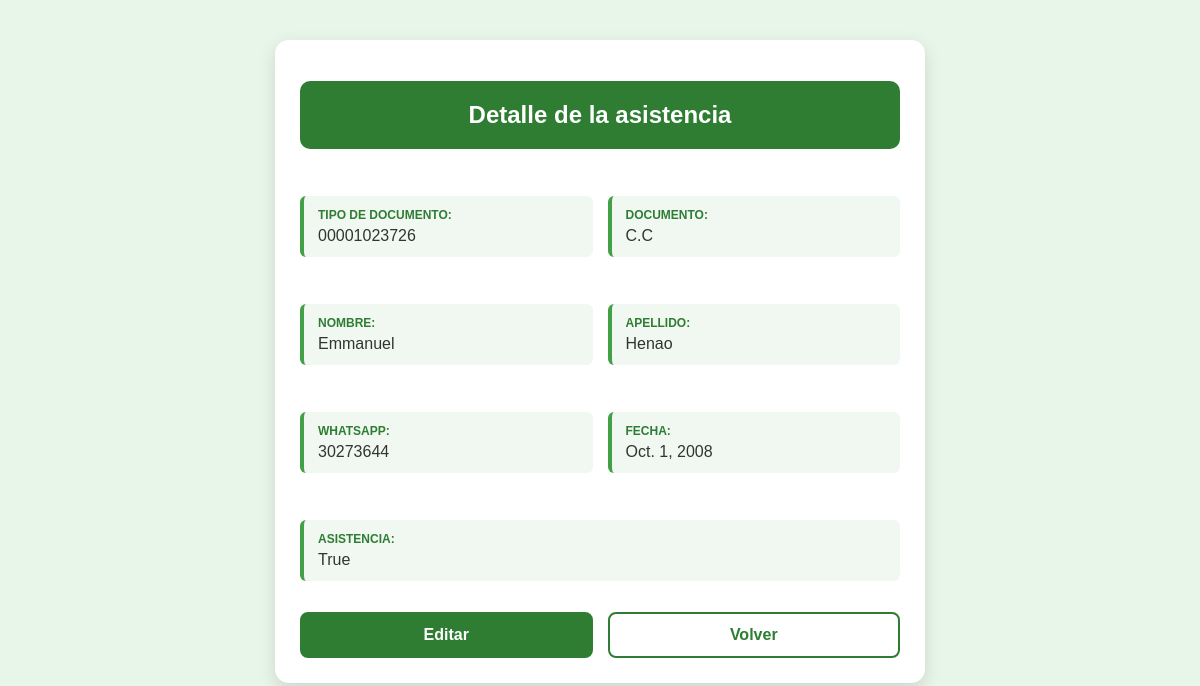
Screenshot of /asistencias/detalle/2/ with the database file from the repository.
### asistencias/models.py (models this page shows, shortened)
class Asistencia(models.Model):
    tipo_de_documento = models.CharField(max_length=20)
    documento = models.CharField(max_length=20)
    nombre = models.CharField(max_length=100)
    apellidos = models.CharField(max_length=50)
    whatsapp = models.CharField(max_length=20)
    fecha = models.DateField()
    asistio = models.BooleanField(default=False)

### asistencias/views.py (the view)
# urls.py: path("detalle/<int:id>/", views.detalle),
def detalle(request,id):
    asistencias = Asistencia.objects.get(id=id)#SELECT * FROM Asistencia WHERE id=7
    return render(
        request,
        "asistencias/detalle.html",
        {"asistencias": asistencias})

### asistencias/templates/asistencias/detalle.html (shortened to what this page needs)
<!DOCTYPE html>
<html lang="es">
<head>
</head>
<body>
<h1>Detalle de la asistencia</h1>
<p>
    <strong>Tipo de documento:</strong>
    {{ asistencias.tipo_de_documento }}
</p>
<p>
    <strong>Documento:</strong>
    {{ asistencias.documento }}
</p>
<p>
    <strong>Nombre:</strong>
    {{ asistencias.nombre }}
</p>
<p>
    <strong>Apellido:</strong>
    {{ asistencias.apellidos }}
</p>
<p>
    <strong>Whatsapp:</strong>
    {{ asistencias.whatsapp }}
</p>
<p>
    <strong>Fecha:</strong>
    {{ asistencias.fecha }}
</p>
<p>
    <strong>Asistencia:</strong>
    {{ asistencias.asistio }}
</p>
<br>
<a href="/asistencias/editar/{{ asistencias.id }}/">
    Editar
</a>
<br><br>
<a href="/asistencias/listar/">
    Volver
</a>
</body>
</html>

### asistencias/templates/asistencias/detalle.html (style rules this page uses)
html { background-color: #e8f5e9; }
body { font-family: Arial, Helvetica, sans-serif; background-color: #ffffff; color: #333333; max-width: 600px; margin: 40px auto; padding: 25px; border-radius: 14px; box-shadow: 0 6px 18px rgba(0, 0, 0, 0.12); display: grid; grid-template-columns: 1fr 1fr; gap: 15px; }
h1 { grid-column: 1 / -1; background-color: #2e7d32; color: #ffffff; text-align: center; font-size: 24px; padding: 20px; border-radius: 10px; }
p { display: flex; flex-direction: column; gap: 5px; background-color: #f1f8f2; border-left: 4px solid #43a047; border-radius: 6px; padding: 12px 14px; font-size: 16px; word-break: break-word; }
p:nth-of-type(7) { grid-column: 1 / -1; }
p strong { font-size: 12px; text-transform: uppercase; color: #2e7d32; }
a { text-align: center; padding: 12px; border-radius: 8px; text-decoration: none; font-weight: bold; border: 2px solid #2e7d32; transition: 0.3s; }
a:nth-of-type(1) { background-color: #2e7d32; color: #ffffff; }
a:nth-of-type(2) { background-color: #ffffff; color: #2e7d32; }

### rows the page displays
Asistencia: tipo_de_documento "00001023726", documento "C.C", nombre "Emmanuel", apellidos "Henao", whatsapp "30273644", fecha "Oct. 1, 2008", asistio "True"
